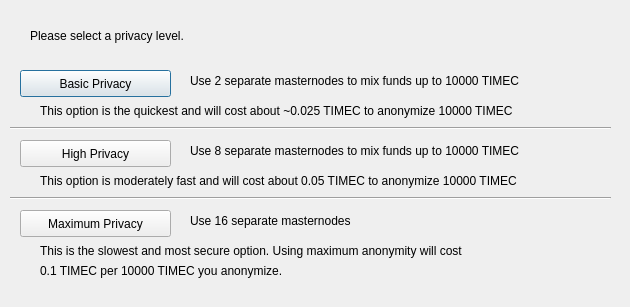
<?xml version="1.0" encoding="UTF-8"?>
<ui version="4.0">
 <class>DarksendConfig</class>
 <widget class="QDialog" name="DarksendConfig">
  <property name="geometry">
   <rect>
    <x>0</x>
    <y>0</y>
    <width>630</width>
    <height>307</height>
   </rect>
  </property>
  <property name="windowTitle">
   <string>Configure PrivateSend</string>
  </property>
  <widget class="QPushButton" name="buttonBasic">
   <property name="geometry">
    <rect>
     <x>20</x>
     <y>70</y>
     <width>151</width>
     <height>27</height>
    </rect>
   </property>
   <property name="text">
    <string>Basic Privacy</string>
   </property>
  </widget>
  <widget class="QPushButton" name="buttonHigh">
   <property name="geometry">
    <rect>
     <x>20</x>
     <y>140</y>
     <width>151</width>
     <height>27</height>
    </rect>
   </property>
   <property name="text">
    <string>High Privacy</string>
   </property>
  </widget>
  <widget class="QPushButton" name="buttonMax">
   <property name="geometry">
    <rect>
     <x>20</x>
     <y>210</y>
     <width>151</width>
     <height>27</height>
    </rect>
   </property>
   <property name="text">
    <string>Maximum Privacy</string>
   </property>
  </widget>
  <widget class="QLabel" name="label">
   <property name="geometry">
    <rect>
     <x>30</x>
     <y>20</y>
     <width>571</width>
     <height>31</height>
    </rect>
   </property>
   <property name="text">
    <string>Please select a privacy level.</string>
   </property>
  </widget>
  <widget class="QLabel" name="label_2">
   <property name="geometry">
    <rect>
     <x>190</x>
     <y>70</y>
     <width>421</width>
     <height>21</height>
    </rect>
   </property>
   <property name="text">
    <string>Use 2 separate masternodes to mix funds up to 10000 TIMEC</string>
   </property>
  </widget>
  <widget class="QLabel" name="label_3">
   <property name="geometry">
    <rect>
     <x>190</x>
     <y>140</y>
     <width>411</width>
     <height>21</height>
    </rect>
   </property>
   <property name="text">
    <string>Use 8 separate masternodes to mix funds up to 10000 TIMEC</string>
   </property>
  </widget>
  <widget class="QLabel" name="label_4">
   <property name="geometry">
    <rect>
     <x>190</x>
     <y>210</y>
     <width>421</width>
     <height>21</height>
    </rect>
   </property>
   <property name="text">
    <string>Use 16 separate masternodes</string>
   </property>
  </widget>
  <widget class="QLabel" name="label_6">
   <property name="geometry">
    <rect>
     <x>40</x>
     <y>100</y>
     <width>561</width>
     <height>21</height>
    </rect>
   </property>
   <property name="text">
    <string>This option is the quickest and will cost about ~0.025 TIMEC to anonymize 10000 TIMEC</string>
   </property>
  </widget>
  <widget class="QLabel" name="label_7">
   <property name="geometry">
    <rect>
     <x>40</x>
     <y>170</y>
     <width>561</width>
     <height>21</height>
    </rect>
   </property>
   <property name="text">
    <string>This option is moderately fast and will cost about 0.05 TIMEC to anonymize 10000 TIMEC</string>
   </property>
  </widget>
  <widget class="QLabel" name="label_8">
   <property name="geometry">
    <rect>
     <x>40</x>
     <y>240</y>
     <width>561</width>
     <height>21</height>
    </rect>
   </property>
   <property name="text">
    <string>This is the slowest and most secure option. Using maximum anonymity will cost</string>
   </property>
  </widget>
  <widget class="QLabel" name="label_9">
   <property name="geometry">
    <rect>
     <x>40</x>
     <y>260</y>
     <width>561</width>
     <height>21</height>
    </rect>
   </property>
   <property name="text">
    <string>0.1 TIMEC per 10000 TIMEC you anonymize.</string>
   </property>
  </widget>
  <widget class="Line" name="line">
   <property name="geometry">
    <rect>
     <x>10</x>
     <y>120</y>
     <width>601</width>
     <height>16</height>
    </rect>
   </property>
   <property name="orientation">
    <enum>Qt::Horizontal</enum>
   </property>
  </widget>
  <widget class="Line" name="line_2">
   <property name="geometry">
    <rect>
     <x>10</x>
     <y>190</y>
     <width>601</width>
     <height>16</height>
    </rect>
   </property>
   <property name="orientation">
    <enum>Qt::Horizontal</enum>
   </property>
  </widget>
 </widget>
 <resources/>
 <connections/>
</ui>
